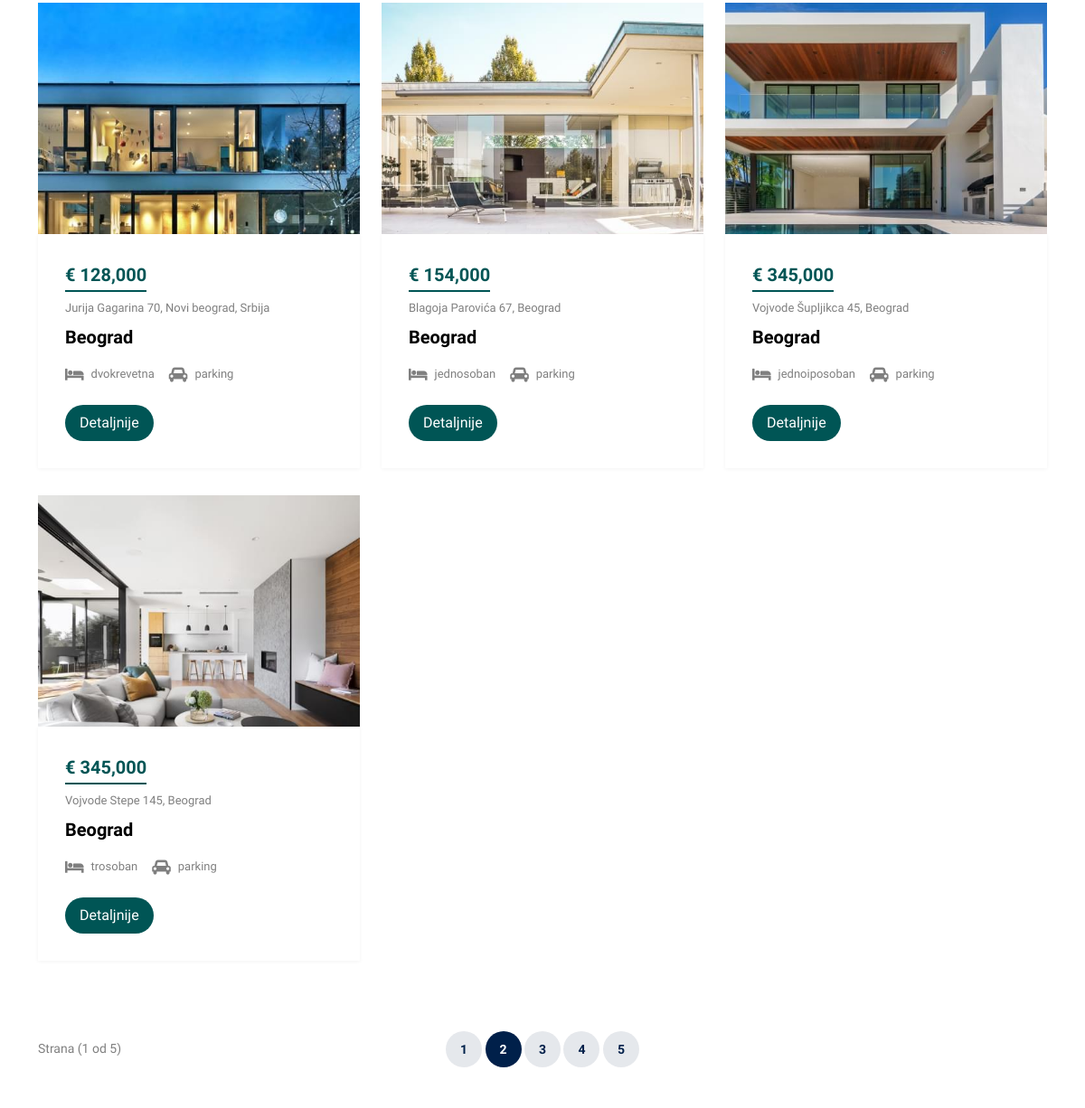
The app's page /search.php (signed in, middle part), older data.
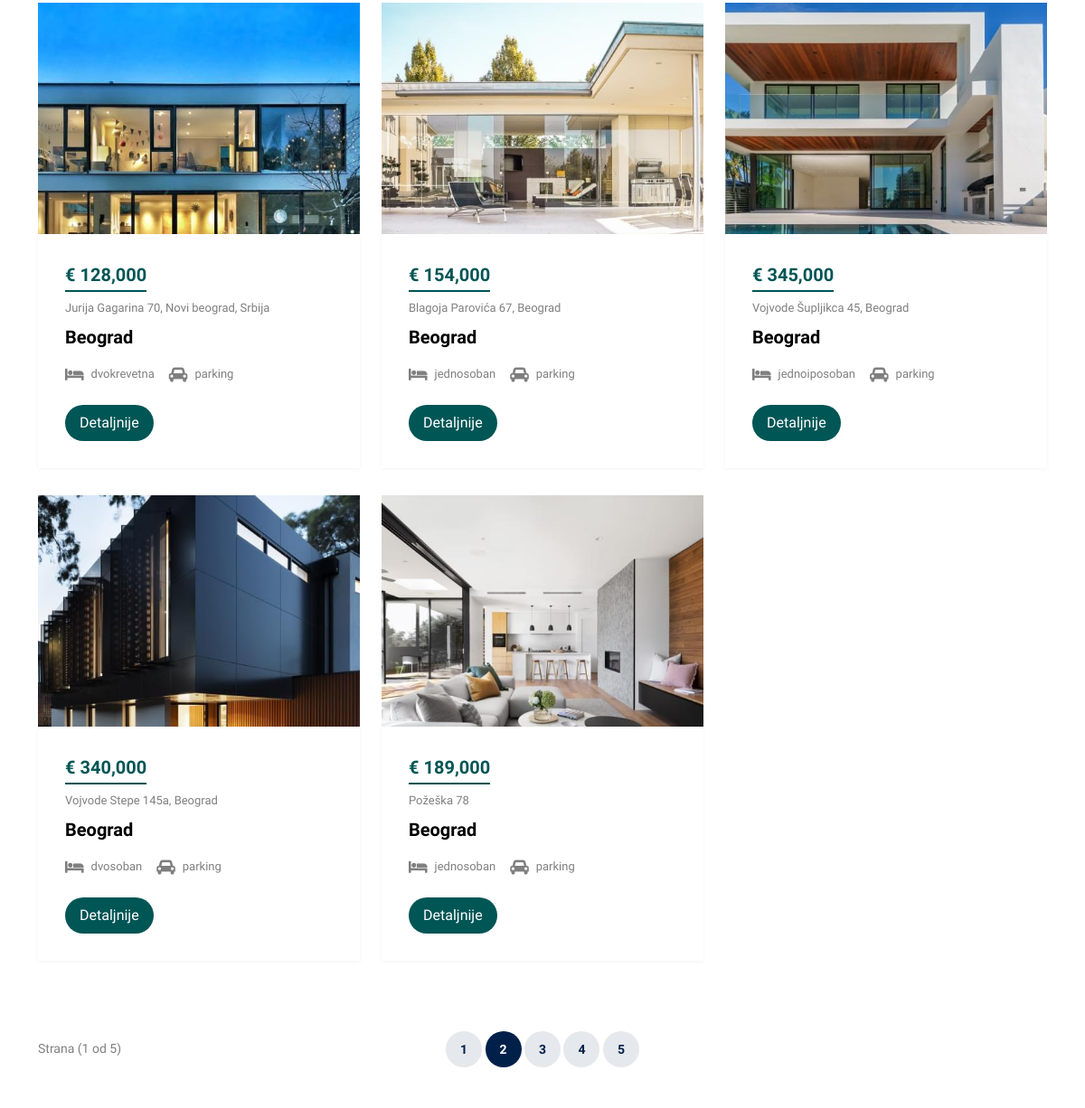
The same page, newer data.
### tables this page shows
CREATE TABLE `tbl_property` (
  `id` int(11) NOT NULL,
  `adresa` varchar(256) NOT NULL,
  `opis` varchar(50) NOT NULL,
  `cena` int(11) NOT NULL,
  `slika` varchar(50) NOT NULL,
  `status_id` int(11) NOT NULL,
  `agency_id` int(11) NOT NULL
);

### lib/DataSource.php (called while the page is built, shortened)
<?php
class DataSource
{
    private $conn;
    function __construct()
    {
        $this->conn = $this->getConnection();
    }
    public function getConnection()
    {
        $conn = new \mysqli(self::HOST, self::USERNAME, self::PASSWORD, self::DATABASENAME);
        $conn->set_charset("utf8");
        return $conn;
    }
    public function select($query, $paramType = "", $paramArray = array())
    {
        $stmt = $this->conn->prepare($query);
        $stmt->execute();
        $result = $stmt->get_result();
        if ($result->num_rows > 0) {
            while ($row = $result->fetch_assoc()) {
                $resultset[] = $row;
            }
        }
        if (! empty($resultset)) {
            return $resultset;
        }
    }
}

### lib/Property.php (called while the page is built, shortened)
<?php
class Property
{
    private $ds;
    function __construct()
    {
        require_once __DIR__ . '/../lib/DataSource.php';
        $this->ds = new DataSource();
    }
        public function getProperties()
        {
            $query = 'SELECT * FROM tbl_property';
            $propertyRecord = $this->ds->select($query);
            return $propertyRecord;
        }
}
?>

### components/properties-show.php (the view, shortened to what this page needs)
<div class="row">
        <?php
        if (is_array($properties)) {
          $count = count($properties);
          if ($count > 0) {
            foreach ($properties as $property) {
              $id = $property['id'];
              echo "
              <div class='col-xs-12 col-sm-6 col-md-6 col-lg-4'>
                <div class='property-item mb-30'>
                  <img src='images/".$property['slika'].".jpg' onclick='location.href=\"property-single.php?id=$id\"' alt='Image' class='img-fluid'/>
                  <div class='property-content'>
                    <div class='price mb-2'><span>€ ".number_format((int)$property['cena'])."</span></div>
                    <div>
                      <span class='d-block mb-2 text-black-50'
                        >".$property['adresa']."</span
                      >
                      <span class='city d-block mb-3'>Beograd</span>
                      <div class='specs d-flex mb-4'>
                        <span class='d-block d-flex align-items-center me-3'>
                          <span class='icon-bed me-2'></span>
                          <span class='caption'>".$property['opis']."</span>
                        </span>
                        <span class='d-block d-flex align-items-center'>
                          <span class='icon-car me-2'></span>
                          <span class='caption'>parking</span>
                        </span>
                      </div>
                      <form method='GET' action='property-single.php'>
                      <input type='hidden' name='id' value=$id>
                      <input type='submit' value='Detaljnije' class='btn btn-primary py-2 px-3'>
                      </form>
                    </div>
                  </div>
                </div>
              </div>";
            }
          }
        } ?>
      </div>

### components/layout.php (shortened to what this page needs)
<!DOCTYPE html>
<html lang="en">
<head>
  <link rel="stylesheet" href="fonts/icomoon/style.css" />
  <link rel="stylesheet" href="fonts/flaticon/font/flaticon.css" />
  <link rel="stylesheet" href="css/tiny-slider.css" />
  <link rel="stylesheet" href="css/aos.css" />
  <link rel="stylesheet" href="css/style.css?v=1" />
</head>
<body>

### search.php (shortened to what this page needs)
<?php
require_once __DIR__ . '/lib/Property.php';
$property = new Property();
if (!empty($_POST["search-btn"])) {
  $properties = $property->propertySearch();
} else {
  $properties = $property->getProperties();
}
?>
<?php include 'components/layout.php'; ?>
<div class="section section-properties">
  <div class="container">
    <?php include 'components/properties-show.php'; ?>
    <div class="row align-items-center py-5">
      <div class="col-lg-3">Strana (1 od 5)</div>
      <div class="col-lg-6 text-center">
        <div class="custom-pagination">
          <a href="#">1</a>
          <a href="#" class="active">2</a>
          <a href="#">3</a>
          <a href="#">4</a>
          <a href="#">5</a>
        </div>
      </div>
    </div>
    </body>
    </html>

Row changes from the older to the newer data that the page shows:
changed tbl_property: slika: a different picture; cena "345,000" → "340,000"; adresa "Vojvode Stepe 145, Beograd" → "Vojvode Stepe 145a, Beograd"; opis "trosoban" → "dvosoban"
added tbl_property: slika (picture), cena "189,000", adresa "Požeška 78", opis "jednosoban"
